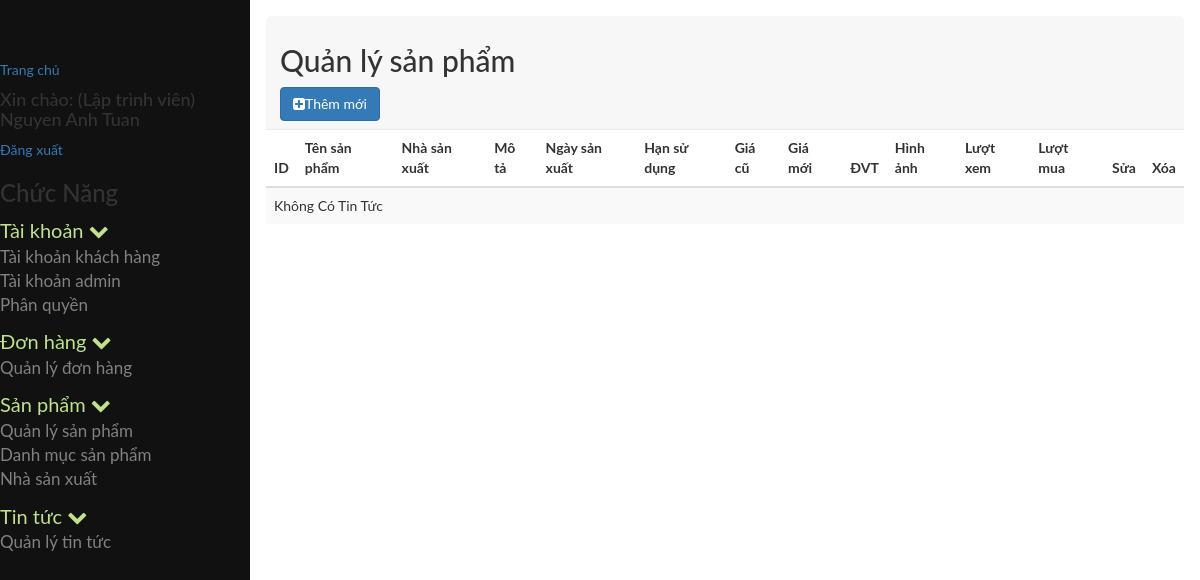
The page /admin/index.php?module=quanlysanpham (signed in) on the database as committed earlier.
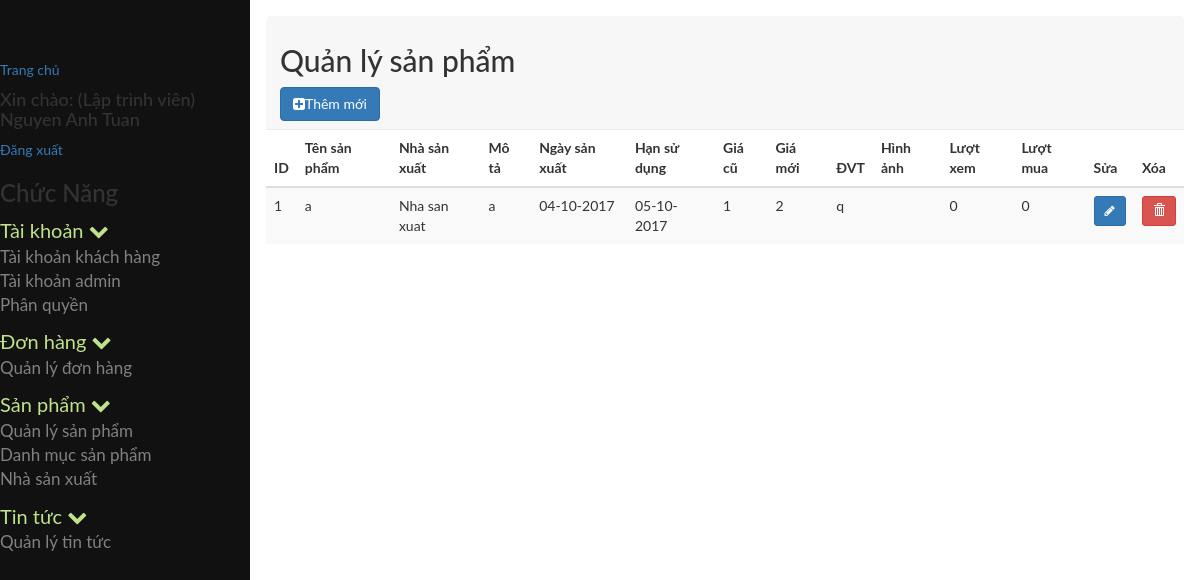
The same page on the database as committed later.
### tables this page shows
CREATE TABLE `tb_phanquyen` (
  `id` int(11) NOT NULL,
  `id_nhom` int(11) NOT NULL,
  `id_chucnang` int(11) NOT NULL
);

CREATE TABLE `tb_chucnang` (
  `id` int(11) NOT NULL,
  `ten` varchar(255) NOT NULL,
  `trangthai` tinyint(4) NOT NULL,
  `url` varchar(255) NOT NULL,
  `f_order` int(11) NOT NULL,
  `id_parent` int(11) NOT NULL,
  `nhanurl` varchar(255) NOT NULL,
  `hienthi` tinyint(4) NOT NULL,
  `bieutuong` varchar(255) NOT NULL
);

CREATE TABLE `tb_sanpham` (
  `id` int(11) NOT NULL,
  `ten` varchar(100) NOT NULL,
  `mota` varchar(255) NOT NULL,
  `id_danhmuc` int(11) NOT NULL,
  `id_nsx` int(11) NOT NULL,
  `xuatsu` varchar(200) NOT NULL,
  `giacu` int(30) NOT NULL,
  `giamoi` int(30) NOT NULL,
  `ngaysanxuat` date NOT NULL,
  `hansudung` date NOT NULL,
  `donvi` varchar(50) NOT NULL,
  `hinhanh` varchar(255) NOT NULL,
  `dshinhanh` varchar(255) NOT NULL,
  `damua` int(20) NOT NULL,
  `luotxem` int(20) NOT NULL,
  `moicapnhat` datetime NOT NULL,
  `chuacapnhat` timestamp NOT NULL DEFAULT CURRENT_TIMESTAMP ON UPDATE CURRENT_TIMESTAMP,
  `trangthai` tinyint(10) NOT NULL
);

CREATE TABLE `tb_nhasanxuat` (
  `id` int(11) NOT NULL,
  `nsx_ten` varchar(250) NOT NULL,
  `nsx_diachi` varchar(250) NOT NULL,
  `nsx_sodienthoai` varchar(20) NOT NULL,
  `nsx_email` varchar(250) NOT NULL,
  `nsx_website` varchar(250) NOT NULL,
  `nsx_logo` varchar(500) NOT NULL,
  `nsx_mota` varchar(500) NOT NULL
);

### admin/cores/loader.php (called while the page is built, shortened)
<?php
class loader
{
	public function view($name='',$data=array())
	{
		extract($data);
		include BASEPATH.'views/'.$name.'.php' ;
	}
}
?>

### admin/models/admin/phanquyenchucnang.php (called while the page is built, shortened)
<?php
include_once 'JATOVI_Model.php';
class phanquyenchucnang extends JATOVI_Model
{
	private $_table = "tb_phanquyen";
	private $_table2 = "tb_chucnang";
	public function getrole($id_nhom)
	{
		$sql = "SELECT * FROM {$this->_table}  INNER JOIN {$this->_table2} WHERE id_nhom = {$id_nhom} AND {$this->_table}.id_chucnang = {$this->_table2}.id ";
		$query = $this->connection->prepare($sql);
		$query->execute();
		$result = $query->fetchAll();
		return $result;
	}
}
$phanquyenchucnang = new phanquyenchucnang();
?>

### admin/models/admin/JATOVI_Model.php (called while the page is built, shortened)
<?php
class JATOVI_Model
{
	private $host = 'localhost';
	private $dbname = 'project_jatovi';
	private $dbuser = 'root';
	private $dbpass = '';
	function __construct()
	{
		try {
			$this->connection  = new PDO("mysql:host={$this->host};dbname={$this->dbname};charset=utf8",$this->dbuser,$this->dbpass);
		} catch (PDOException $e) {
			echo "(DB connection error) Lỗi kết nối cơ sở dữ liệu: ".$e->getMessage();
		}
	}
}
?>

### admin/models/admin/quanlysanpham_model.php (called while the page is built, shortened)
<?php
include_once 'JATOVI_Model.php';
class quanlysanpham_model extends JATOVI_Model
{
	private $_table = 'tb_sanpham';
	private $_table2 = 'tb_danhmuc';
	private $_table3 = 'tb_nhasanxuat';
	public function select_all_product($search, $limit, $batdau)
	{
		$sql = "SELECT sp.*, sp.id as idsanpham, sp.ten, nsx.id as idnsx, nsx.nsx_ten, DATE_FORMAT(sp.ngaysanxuat, '%d-%m-%Y') as datesanxuat, DATE_FORMAT(sp.hansudung, '%d-%m-%Y') as datesudung FROM {$this->_table} sp INNER JOIN {$this->_table2} dm ON sp.id_danhmuc = dm.id INNER JOIN {$this->_table3} nsx ON sp.id_nsx = nsx.id  where sp.ten like '%$search%' ORDER BY sp.id limit $batdau, $limit";
		$query = $this->connection->prepare($sql);
		$query->execute();
		$result = $query->fetchALL();
		return $result;
	}
}
$quanlysanpham_model = new quanlysanpham_model();
 ?>

### admin/views/admin/sanpham/quanlysanpham.php (the view, shortened to what this page needs)
<div class="row">
	<div class="col-md-12">
		<div class="popover-title">
			<h2>Quản lý sản phẩm</h2>
			<a class="btn btn-primary" data-toggle="modal" href="#insert">
				<i class="fa fa-plus-square"></i>Thêm mới</a>
</div>
<div class="row">
	<div class="col-md-12">
		<div class="">
			<table class="table table-striped">
				<thead>
					<tr>
						<th>ID</th>
						<th>Tên sản phẩm</th>
						<th>Nhà sản xuất</th>
						<th>Mô tả</th>
						<th>Ngày sản xuất</th>
						<th>Hạn sử dụng</th>
						<th>Giá cũ</th>
						<th>Giá mới</th>
						<th>ĐVT</th>
						<th>Hình ảnh</th>
						<th>Lượt xem</th>
						<th>Lượt mua</th>
						<th>Sửa</th>
						<th>Xóa</th>
					</tr>
				</thead>
				<tbody>
                        <?php if ($list==NULL){ ?>
						<tr>
							<td colspan="15">Không Có Tin Tức </td>
						</tr>
					<?php }else { ?>
					<?php foreach ($list as $value): ?>
						<tr>
							<td><?=$value['id']?></td>
							<td><?=$value['ten'] ?></td>
							<td><?=$value['nsx_ten']?></td>
							<td><?=$value['mota']?></td>
							<td><?=$value['datesanxuat']?></td>
							<td><?=$value['datesudung']?></td>
							<td><?=$value['giacu']?></td>
							<td><?=$value['giamoi']?></td>
							<td><?=$value['donvi']?></td>
							<td><?=$value['hinhanh']?></td>
							<td><?=$value['luotxem']?></td>
							<td><?=$value['damua']?></td>
							<td>
							<a href="#edit<?=$value['id'];?>" class="btn btn-primary btn-sm" data-toggle="modal">
								<i class="fa fa-pencil" aria-hidden = "true"></i>
							</a>
						</td>
						<td>
							<a class="btn btn-danger btn-sm" data-toggle="modal" href="#del<?=$value['idsanpham'];?>">
								<i class="glyphicon glyphicon-trash" aria-hidden="true"></i>
							</a>
						</td>
					</tr>
<?php endforeach; ?>
<?php } ?>
	</tbody>
</table>

### admin/index.php (shortened to what this page needs)
<?php
include_once BASEPATH.'/controllers/admin/quanlytintuc.php';
include_once BASEPATH.'controllers/admin/sanpham/quanlysanpham.php';
$module='';
if (isset($_GET['module'])) {
	$module = $_GET['module'];
}
switch ($module) {
	case 'quanlysanpham':
		$quanlysanpham->dieuhuong();
		break;
}
?>

### admin/controllers/admin/sanpham/quanlysanpham.php (shortened to what this page needs)
<?php
 class quanlysanpham extends JATOVI_Controller
 {
 	public $action = '';
	public $JATOVI = '';
	function __construct($JATOVI)
	{
		$this->JATOVI = $JATOVI;
	}
	public function dieuhuong()
	{
		switch ($this->action) {
			default:
				$this->index();
				break;
		}
	}
	public function index()
	{
		$limit = 10;
		$batdau =0;
		$search="";
		$data['content'] = 'admin/sanpham/quanlysanpham';
		$data['contentdata'] = array();
		include BASEPATH.'models/admin/quanlysanpham_model.php';
		$p = "";
	if (isset($_GET['search'])){
			$search = $_GET['search'];
			$data['contentdata']['search']= $search;
			}
			else if(isset ($_POST['timkiem']) ){
			$search = $_POST['timkiem'];
			$data['contentdata']['search']= $search;
		}
		else{$search="";
		$data['contentdata']['search']= "";
		}
		if(isset($_GET['p'])){
			$p = $_GET['p'];
			}else{$p=1;}
			$data['contentdata']['p']= $p;
			$batdau = ($p -1)*$limit;
		$list = $quanlysanpham_model->select_all_product($search, $limit, $batdau);
		if ($list!=NULL	) {
			foreach ($list as $key => $value) {
			$data['contentdata']['list'][$key] = $value;
			$tongdong =$quanlysanpham_model->sodong($search);
			$data['contentdata']['tongdong']= $tongdong;
		}
		}else{
			$tongdong =0;
			$data['contentdata']['tongdong']= $tongdong;
			$data['contentdata']['list'] = "";
		}
		$danhmuc = $quanlysanpham_model->select_danhmuc();
		foreach ($danhmuc as $key => $value) {
			$data['contentdata']['danhmuc'][$key] = $value;
		}
		$nsx = $quanlysanpham_model->select_nhasanxuat();
		foreach ($nsx as $key => $value) {
			$data['contentdata']['nsx'][$key] = $value;
		}
		$data['JATOVI']=$this->JATOVI;
		$this->JATOVI->load->view('admin/master',$data);
	}
 }
 ?>

### admin/views/admin/partial/header.php (shortened to what this page needs)
<!DOCTYPE html>
<html lang="en">
<head>
	<link rel="stylesheet" href="public/vendors/bootstrap-3.3.7-dist/css/bootstrap.min.css">
	<link href="public/vendors/font-awesome/css/font-awesome.min.css" rel="stylesheet">
	<link href="public/vendors/pnotify/dist/pnotify.css" rel="stylesheet">
	<link rel="stylesheet" href="public/scripts/css/style.css">
</head>
<body>

### admin/views/admin/master.php
<?php $JATOVI->load->view('admin/partial/header'); ?>
<div id="wrapper">
	<?php $JATOVI->load->view('admin/partial/sidebar') ?>
	<div id="main">
		<?php $JATOVI->load->view($content, $contentdata) ?>
	</div>
</div>
<?php $JATOVI->load->view('admin/partial/footer'); ?>

### admin/views/admin/partial/sidebar.php (shortened to what this page needs)
<?php
	include_once BASEPATH.'models/admin/phanquyenchucnang.php';
	$chucnang = $phanquyenchucnang->getrole($_SESSION['userGroup']);
	$menu = array();
	foreach ($chucnang as $p) {
		if ($p['id_parent']==0) {
			$child=array();
			foreach ($chucnang as $p2) {
				if ($p2['id_parent']==$p['id']) {
					$child[]=$p2;
				}
			}
			$menu[]=array(
				'parent'=>$p,
				'child'=>$child
			);
		}
	}
?>
<nav class="sidenav" id="mySidenav">
	<a href="<?=base_url?>index.php">Trang chủ</a>
	<h4>Xin chào: <?='('.$_SESSION['userChucdanh'].')'?> <?=$_SESSION['userName']?></h4>
	<a href="<?=base_url?>index.php?module=page&action=page_logout">Đăng xuất</a>
	<h3>Chức Năng</h3>
	<?php foreach($menu as $value): ?>
		<ul>
			<li>
				<a class="parent_text">
					<?php echo $value['parent']['ten']; ?>
					<span class="fa fa-chevron-down"></span>
				</a>
				<ul>
					<?php foreach($value['child'] as $child): ?>
						<li class="<?=$child['hienthi']==0?"hidden":""?>">
							<a href="<?=base_url.'index.php?module='.$child['url']?>">
								<?=$child['ten']?>
							</a>
						</li>
					<?php endforeach; ?>
				</ul>
			</li>
		</ul>
	<?php endforeach; ?>
</nav>

### admin/views/admin/partial/footer.php (shortened to what this page needs)
</body>
</html>

### admin/public/scripts/css/style.css (style rules this page uses)
body { font-family: "Lato", sans-serif; }
body .sidenav { height: 100%; width: 250px; position: fixed; z-index: 1; top: 0; left: 0; background-color: #111; overflow-x: hidden; transition: 0.5s; padding-top: 60px; }
body .sidenav ul { list-style-type: none; padding-left: 0px; }
body .sidenav ul li a { text-decoration: none; font-size: 17px; color: #818181; display: block; transition: 0.3s; }
body .sidenav ul li .parent_text { font-size: 20px; color: #BFE28C; }
body #main { transition: margin-left .5s; margin-left: 250px; padding: 16px; }

Rows that differ between the two databases and show on the page:
added tb_sanpham: id "1", ten "a", id_nsx.nsx_ten "Nha san xuat", mota "a", datesanxuat "04-10-2017", datesudung "05-10-2017", giacu "1", giamoi "2", donvi "q", luotxem "0", damua "0"
Other text that changed with them:
text no longer shown: "Không Có Tin Tức"
